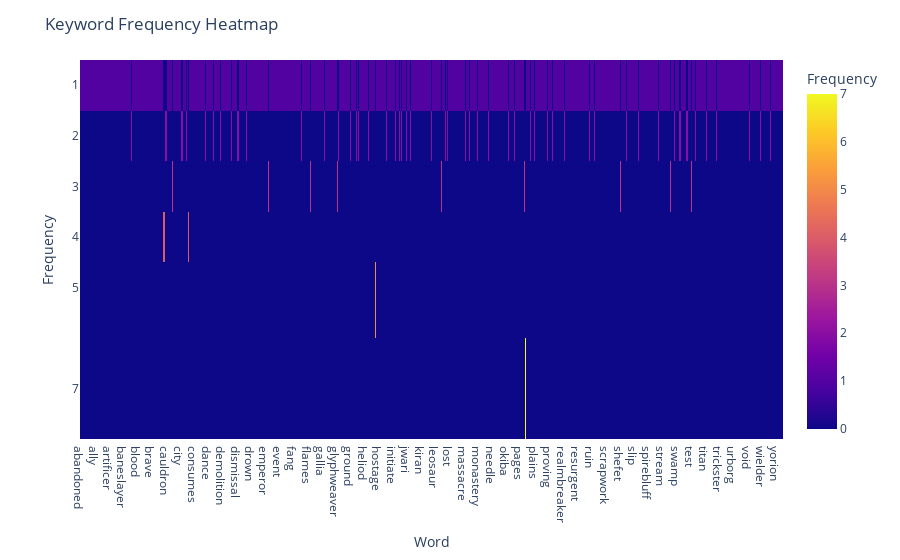

The notebook cell this image was saved under:
### Code cell
# Sort the DataFrame by frequency in descending order
df_heatmap_sorted = df_heatmap.sort_values(by='Frequency', ascending=False)

# Create a DataFrame with keyword frequencies (words as index, frequencies as values)
heatmap_data = df_heatmap_sorted.pivot(index='Frequency', columns='Word', values='Frequency').fillna(0)

# Create a heatmap
fig = px.imshow(heatmap_data, labels=dict(color='Frequency'), x=heatmap_data.columns, y=heatmap_data.index)

# Update layout
fig.update_layout(
    title="Keyword Frequency Heatmap",
    xaxis_title="Word",
    yaxis_title="Frequency"
)

# Ensure all frequency values are included in the y-axis ticks
fig.update_yaxes(tickmode='array', tickvals=df_heatmap_sorted['Frequency'])

# Show the plot
fig.show()

### Figure 1 — Plotly figure (JSON) as saved in the notebook; plotly's stock layout.template omitted (floating-point values rounded to 4 significant figures; data arrays with more than 128 entries replaced by an {"elided": "..."} marker saying what was removed)
{"data": [{"coloraxis": "coloraxis", "hovertemplate": "Word: %{x}<br>Frequency: %{y}<br>Frequency: %{z}<extra></extra>", "name": "0", "type": "heatmap", "x": {"elided": "842 str values"}, "xaxis": "x", "y": [1, 2, 3, 4, 5, 7], "yaxis": "y", "z": {"elided": "6x842 int values"}}], "layout": {"autosize": true, "coloraxis": {"colorbar": {"title": {"text": "Frequency"}}, "colorscale": [[0, "#0d0887"], [0.1111, "#46039f"], [0.2222, "#7201a8"], [0.3333, "#9c179e"], [0.4444, "#bd3786"], [0.5556, "#d8576b"], [0.6667, "#ed7953"], [0.7778, "#fb9f3a"], [0.8889, "#fdca26"], [1, "#f0f921"]]}, "margin": {"t": 60}, "title": {"text": "Keyword Frequency Heatmap"}, "xaxis": {"anchor": "y", "autorange": true, "constrain": "domain", "domain": [0, 1], "range": [-0.5, 841.5], "scaleanchor": "y", "title": {"text": "Word"}, "type": "category"}, "yaxis": {"anchor": "x", "autorange": true, "constrain": "domain", "domain": [0, 1], "range": [8, 0.5], "tickmode": "array", "tickvals": {"elided": "842 int values"}, "title": {"text": "Frequency"}, "type": "linear"}}}
